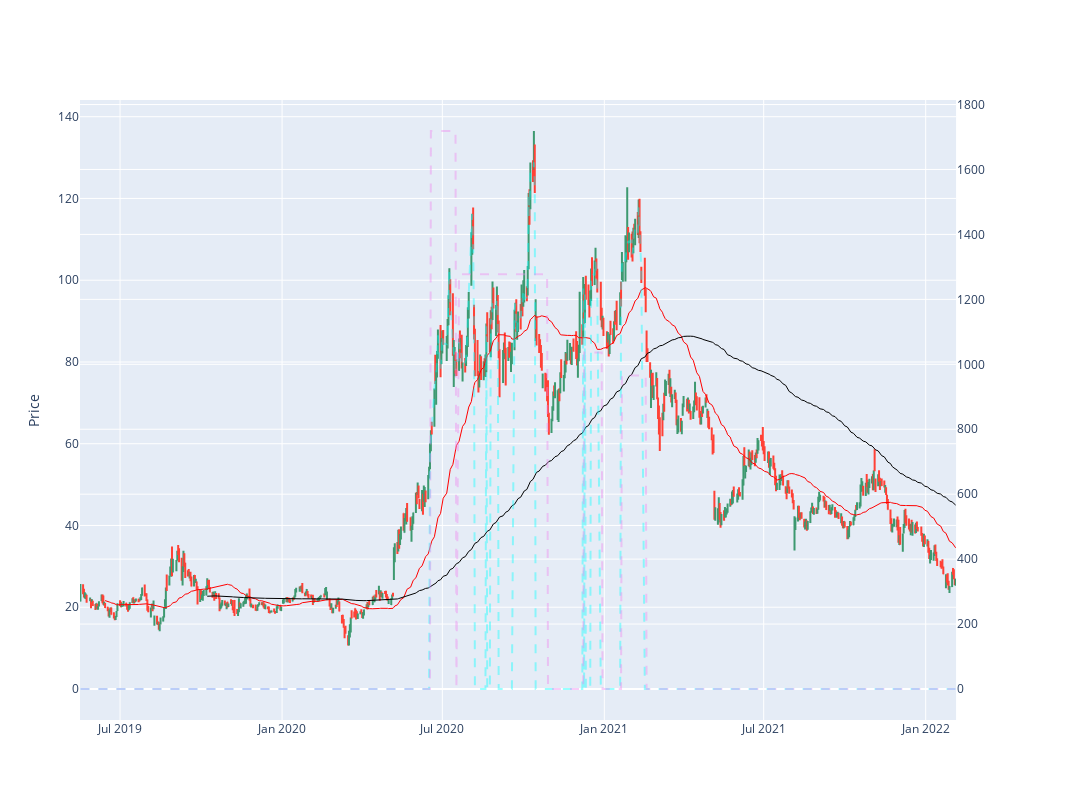

Notebook source saved alongside this figure:
### Code cell
fig = make_subplots(specs=[[{"secondary_y":True}]])

fig.add_trace(go.Ohlc(
    name="price",
    x=df.index, open=df.O, high=df.H, low=df.L, close=df.C,
    xhoverformat='%Y-%m-%d'),secondary_y = False)
fig.add_trace(go.Scatter(name="ma50",x=df.index,y=df["50dSMA"],line={'color': 'red', 'width': 1}),secondary_y=False)
fig.add_trace(go.Scatter(name="ma200",x=df.index,y=df["200dSMA"],line={'color': 'black', 'width': 1}),secondary_y=False)

fig.add_trace(go.Scatter(name='pos',x = df.index,y = df.pos,line_color='violet',mode='lines',line={'dash':'dash'},marker_line_width=1,opacity=0.4),
              secondary_y = True)

fig.add_trace(go.Scatter(name=entry_signal.name,x=df.index,y=df.es,line_color='cyan',mode='lines',line={'dash':'dash'},marker_line_width=1,opacity=0.4),
              secondary_y = False)

fig.update_layout(autosize=False, 
                  width=1500,
                  height=800,
                  title="",
                  yaxis_title="Price",
                  xaxis_rangeslider_visible=False,
                  showlegend=False,
                 hovermode='x unified')
fig.show()

### Figure 1 — Plotly figure (JSON) as saved in the notebook; plotly's stock layout.template omitted (floating-point values rounded to 4 significant figures; data arrays with more than 128 entries replaced by an {"elided": "..."} marker saying what was removed)
{"data": [{"close": {"elided": "687 float values"}, "high": {"elided": "687 float values"}, "low": {"elided": "687 float values"}, "name": "price", "open": {"elided": "687 float values"}, "type": "ohlc", "x": {"elided": "687 str values"}, "xaxis": "x", "xhoverformat": "%Y-%m-%d", "yaxis": "y"}, {"line": {"color": "red", "width": 1}, "name": "ma50", "type": "scatter", "x": {"elided": "687 str values"}, "xaxis": "x", "y": {"elided": "687 float values"}, "yaxis": "y"}, {"line": {"color": "black", "width": 1}, "name": "ma200", "type": "scatter", "x": {"elided": "687 str values"}, "xaxis": "x", "y": {"elided": "687 float values"}, "yaxis": "y"}, {"line": {"color": "violet", "dash": "dash"}, "marker": {"line": {"width": 1}}, "mode": "lines", "name": "pos", "opacity": 0.4, "type": "scatter", "x": {"elided": "687 str values"}, "xaxis": "x", "y": {"elided": "687 float values"}, "yaxis": "y2"}, {"line": {"color": "cyan", "dash": "dash"}, "marker": {"line": {"width": 1}}, "mode": "lines", "name": "Stage2_rise200dlength=1_rise200dstep=0.01", "opacity": 0.4, "type": "scatter", "x": {"elided": "687 str values"}, "xaxis": "x", "y": {"elided": "687 float values"}, "yaxis": "y"}], "layout": {"autosize": false, "height": 800, "hovermode": "x unified", "showlegend": false, "title": {"text": ""}, "width": 1500, "xaxis": {"anchor": "y", "autorange": true, "domain": [0, 0.94], "range": ["2019-05-16 12:00", "2022-02-04 12:00"], "rangeslider": {"visible": false, "yaxis": {}, "yaxis2": {}}, "type": "date"}, "yaxis": {"anchor": "x", "autorange": true, "domain": [0, 1], "range": [-7.583, 144.1], "title": {"text": "Price"}, "type": "linear"}, "yaxis2": {"anchor": "x", "autorange": true, "overlaying": "y", "range": [-95.47, 1814.0], "side": "right", "type": "linear"}}}
